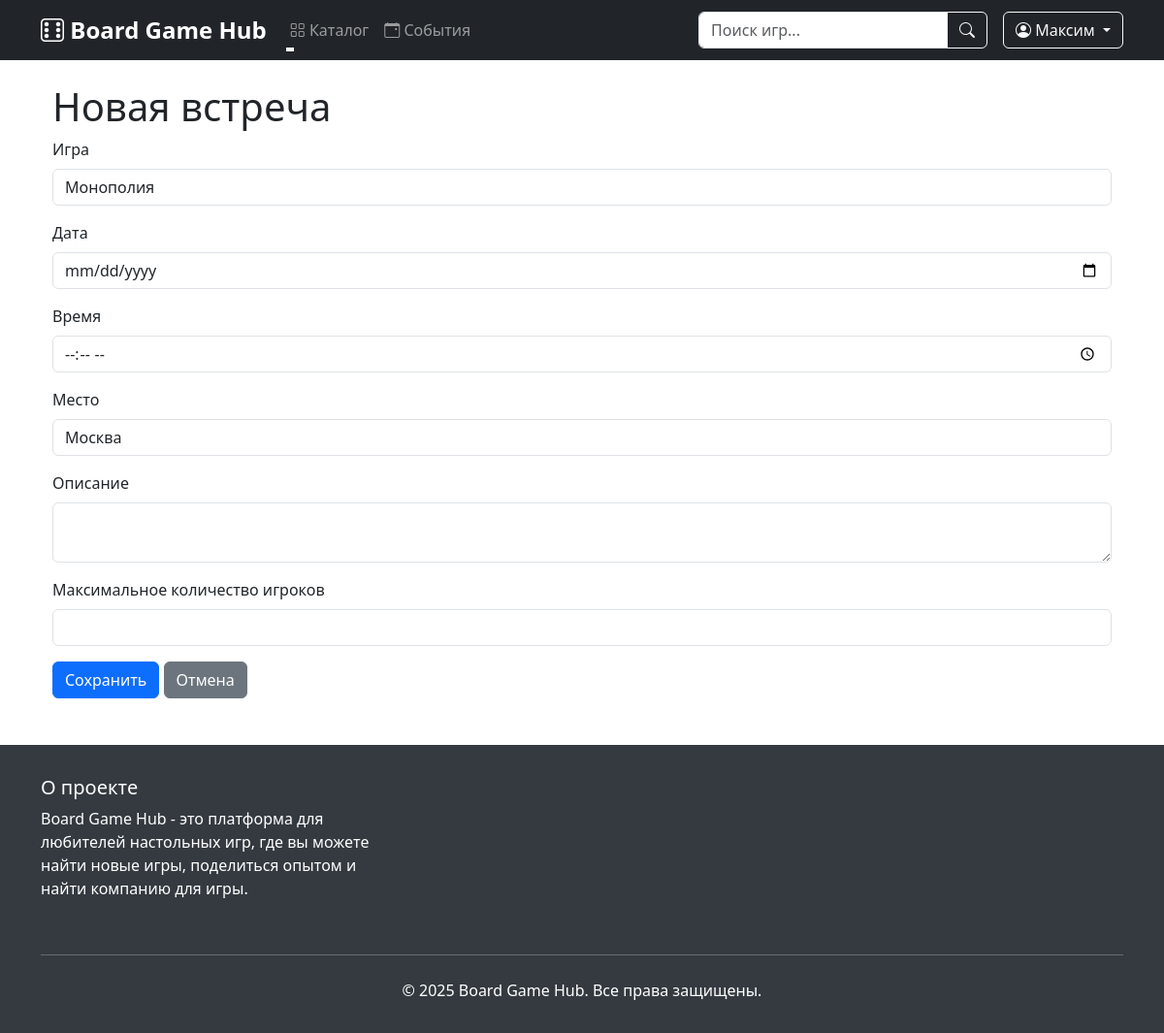
The page /game_sessions/new (signed in) on the database as committed earlier.
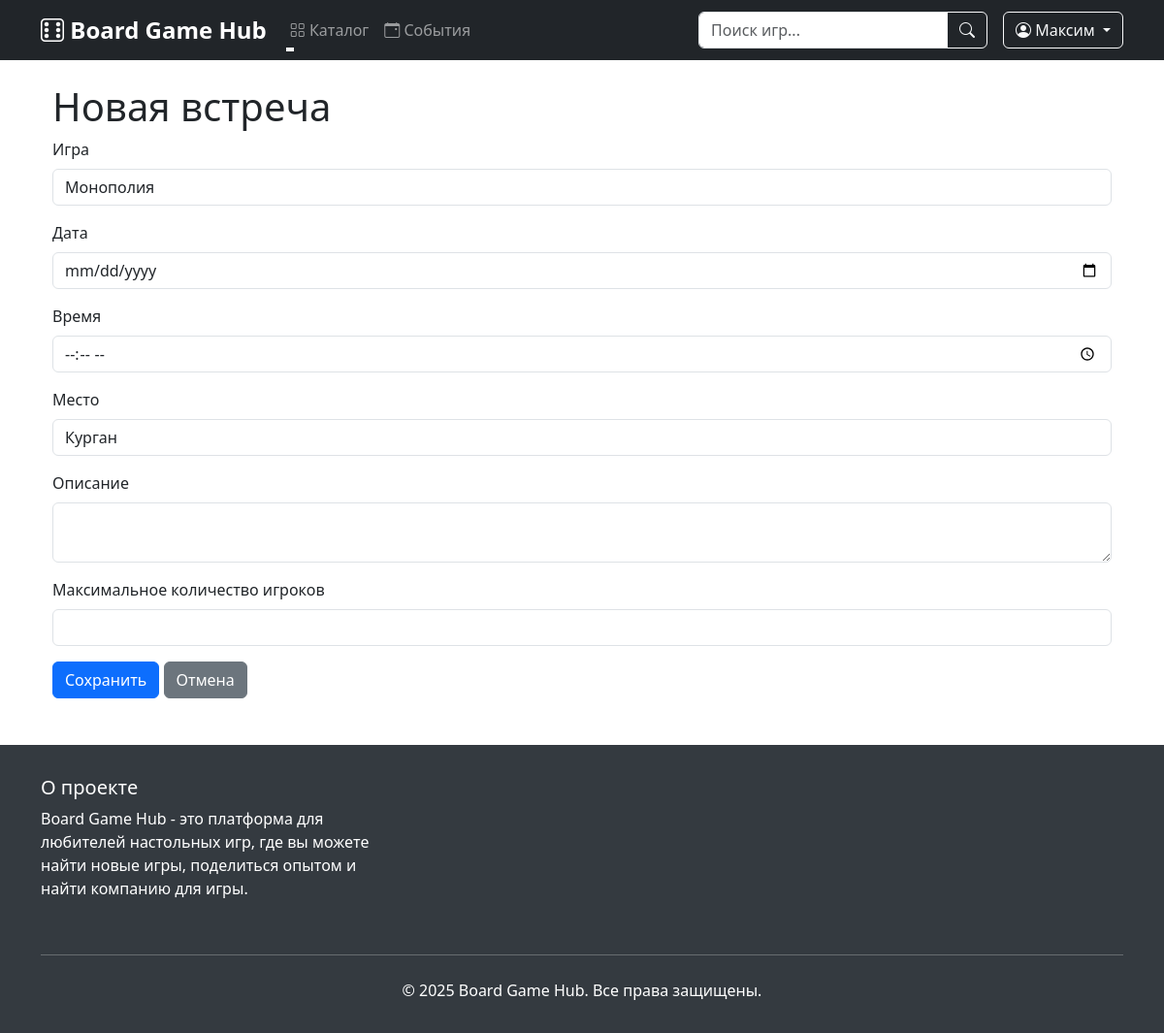
The same page on the database as committed later.
### data/users.py (models this page shows, shortened)
class User(SqlAlchemyBase, UserMixin):
    __tablename__ = 'users'
    id = sqlalchemy.Column(sqlalchemy.Integer, primary_key=True, autoincrement=True)
    surname = sqlalchemy.Column(sqlalchemy.String, nullable=True)
    name = sqlalchemy.Column(sqlalchemy.String, nullable=True)
    age = sqlalchemy.Column(sqlalchemy.Integer, nullable=True)
    favorite_genres = sqlalchemy.Column(sqlalchemy.String, nullable=True)
    location = sqlalchemy.Column(sqlalchemy.String, nullable=True)
    email = sqlalchemy.Column(sqlalchemy.String, unique=True, index=True, nullable=True)
    hashed_password = sqlalchemy.Column(sqlalchemy.String, nullable=True)
    added_games = orm.relationship("Game", back_populates="user")
    created_sessions = orm.relationship("GameSession", back_populates="creator")
    reviews = orm.relationship('Review', back_populates='user')

### main.py (the view, shortened to what this page needs)
@app.route('/game_sessions/new', methods=['GET', 'POST'])
@login_required
def game_session_new():
    form = GameSessionForm()
    db_sess = db_session.create_session()
    try:
        games = db_sess.query(Game).all()
        form.game.choices = [(g.id, g.title) for g in games]
        if request.method == "GET":
            form.location.data = current_user.location or ""
    except Exception as e:
        db_sess.rollback()
        flash(f'Ошибка при создании встречи: {str(e)}', 'danger')
    finally:
        db_sess.close()
    return render_template('game_session_form.html',
                           title='Новая встреча',
                           form=form)

### forms/game_session.py
class GameSessionForm(FlaskForm):
    game = SelectField('Игра', coerce=int, validators=[DataRequired()])
    date = DateField('Дата', format='%Y-%m-%d', validators=[DataRequired()])
    time = TimeField('Время', format='%H:%M', validators=[DataRequired()])
    location = StringField('Место', validators=[DataRequired()])
    description = TextAreaField('Описание', validators=[DataRequired()])
    max_players = IntegerField('Максимальное количество игроков', validators=[DataRequired()])
    submit = SubmitField('Сохранить')

### data/db_session.py (called while the page is built)
def create_session() -> Session:
    global __factory
    return __factory()

### main.py (called while the page is built)
@login_manager.user_loader
def load_user(user_id):
    db_sess = db_session.create_session()
    user = db_sess.get(User, user_id)
    db_sess.close()
    return user

@app.context_processor
def utility_processor():
    def get_unique_genres():
        db_sess = db_session.create_session()
        try:
            genres = db_sess.query(Game.genre).distinct().all()
            return [genre[0] for genre in genres if genre[0]]
        finally:
            db_sess.close()
    return dict(get_unique_genres=get_unique_genres)

### templates/game_session_form.html (shortened to what this page needs)
{% extends "base.html" %}
{% block content %}
<div class="container mt-4">
    <h1>{{ title }}</h1>
    <form action="" method="post">
        <div class="mb-3">
            <label for="game" class="form-label">{{ form.game.label }}</label>
            {{ form.game(class="form-control") }}
        </div>
        <div class="mb-3">
            <label for="date" class="form-label">{{ form.date.label }}</label>
            {{ form.date(class="form-control", type="date") }}
        </div>
        <div class="mb-3">
            <label for="time" class="form-label">{{ form.time.label }}</label>
            {{ form.time(class="form-control", type="time") }}
        </div>
        <div class="mb-3">
            <label for="location" class="form-label">{{ form.location.label }}</label>
            {{ form.location(class="form-control") }}
        </div>
        <div class="mb-3">
            <label for="description" class="form-label">{{ form.description.label }}</label>
            {{ form.description(class="form-control") }}
        </div>
        <div class="mb-3">
            <label for="max_players" class="form-label">{{ form.max_players.label }}</label>
            {{ form.max_players(class="form-control", type="number", min="2") }}
        </div>
        {{ form.submit(type="submit", class="btn btn-primary") }}
        <a href="{{ url_for('game_sessions') }}" class="btn btn-secondary">Отмена</a>
    </form>
</div>
{% endblock %}

### templates/base.html (shortened to what this page needs)
<!DOCTYPE html>
<html lang="ru">
<head>
    <link href="https://cdn.jsdelivr.net/npm/bootstrap@5.3.0/dist/css/bootstrap.min.css" rel="stylesheet">
    <link rel="stylesheet" href="https://cdn.jsdelivr.net/npm/bootstrap-icons@1.7.2/font/bootstrap-icons.css">
    <link rel="stylesheet" href="https://cdnjs.cloudflare.com/ajax/libs/font-awesome/6.5.1/css/all.min.css">
    <link rel="stylesheet" href="{{ url_for('static', filename='css/notifications.css') }}">
</head>
<body>
    <nav class="navbar navbar-expand-lg navbar-dark bg-dark sticky-top">
        <div class="container">
            <a class="navbar-brand" href="{{ url_for('index') }}">
                <i class="bi bi-dice-6"></i> Board Game Hub
            </a>
            <div class="collapse navbar-collapse" id="navbarNav">
                <ul class="navbar-nav me-auto">
                    <li class="nav-item dropdown">
                        <a class="nav-link dropdown-toggle" href="#" role="button" data-bs-toggle="dropdown">
                            <i class="bi bi-grid"></i> Каталог
                        </a>
                    </li>
                    <li class="nav-item">
                        <a class="nav-link" href="{{ url_for('game_sessions') }}">
                            <i class="bi bi-calendar-event"></i> События
                        </a>
                    </li>
                </ul>
                <form class="d-flex me-3" action="{{ url_for('index') }}" method="get">
                    <div class="input-group">
                        <input class="form-control" type="search" name="search" placeholder="Поиск игр..."
                               aria-label="Search" value="{{ request.args.get('search', '') }}">
                        <button class="btn btn-outline-light" type="submit">
                            <i class="bi bi-search"></i>
                        </button>
                    </div>
                </form>
                <div class="d-flex">
                    {% if current_user.is_authenticated %}
                        <div class="dropdown">
                            <button class="btn btn-outline-light dropdown-toggle" type="button" data-bs-toggle="dropdown">
                                <i class="bi bi-person-circle"></i> {{ current_user.name }}
                            </button>
                        </div>
                    {% endif %}
                </div>
            </div>
        </div>
    </nav>
    <div class="container mt-4">
        {% block content %}{% endblock %}
    </div>
    <footer class="footer">
        <div class="container">
            <div class="row">
                <div class="col-md-4 mb-3">
                    <h5>О проекте</h5>
                    <p>Board Game Hub - это платформа для любителей настольных игр, где вы можете найти новые игры,
                       поделиться опытом и найти компанию для игры.</p>
                </div>
            </div>
            <hr class="mt-4 mb-4">
            <div class="text-center">
                <p class="mb-0">© 2025 Board Game Hub. Все права защищены.</p>
            </div>
        </div>
    </footer>
</body>
</html>

Rows that differ between the two databases and show on the page:
changed User "Максим": location "Москва" → "Курган"
